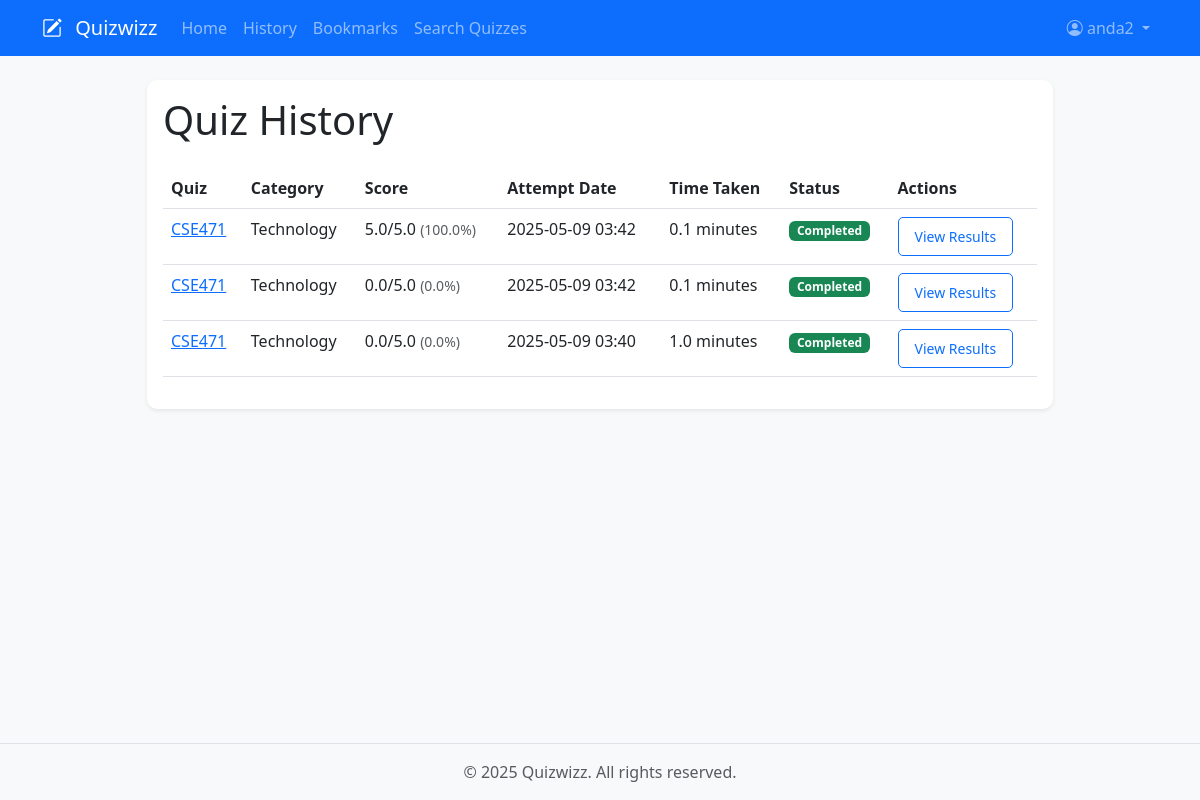
Page /quiz/student/history (signed in) on the committed database.
### app/models/user.py (models this page shows, shortened)
class User(UserMixin, db.Model):
    __tablename__ = 'users'
    id = db.Column(db.Integer, primary_key=True)
    username = db.Column(db.String(64), unique=True, nullable=False)
    email = db.Column(db.String(120), unique=True, nullable=False)
    password_hash = db.Column(db.String(128))
    role = db.Column(db.String(20), nullable=False, default='student')
    is_teacher = db.Column(db.Boolean, default=False)
    created_at = db.Column(db.DateTime, default=datetime.utcnow)
    profile_picture = db.Column(db.String(200), default='default.jpg')
    bio = db.Column(db.Text)
    quizzes = db.relationship('Quiz', back_populates='author', lazy='dynamic')
    quiz_attempts = db.relationship('QuizAttempt', back_populates='student', lazy='dynamic', overlaps="attempts,user")
    shared_quizzes = db.relationship('Quiz', secondary='shared_quizzes', back_populates='shared_with_users', lazy='dynamic', overlaps="shared_quizzes_list,shared_with_users")
    feedback = db.relationship(QuizFeedback, backref='student', lazy='dynamic')
    bookmarks = db.relationship('Bookmark', backref='user', lazy='dynamic')
    bookmarked_quizzes = db.relationship('Quiz',
                                       secondary='user_bookmarks',
                                       backref=db.backref('bookmarked_by', lazy='dynamic'),
                                       lazy='dynamic')

### app/models/quiz.py (models this page shows, shortened)
class QuizAttempt(db.Model):
    __tablename__ = 'quiz_attempts'
    id = db.Column(db.Integer, primary_key=True)
    quiz_id = db.Column(db.Integer, db.ForeignKey('quizzes.id'), nullable=False)
    student_id = db.Column(db.Integer, db.ForeignKey('users.id'), nullable=False)
    started_at = db.Column(db.DateTime, default=datetime.utcnow)
    completed_at = db.Column(db.DateTime)
    completed = db.Column(db.Boolean, default=False)
    score = db.Column(db.Float)
    max_score = db.Column(db.Float)
    quiz = db.relationship('Quiz', back_populates='attempts')
    student = db.relationship('User', back_populates='quiz_attempts', overlaps="attempts,user")
    answers = db.relationship('Answer', back_populates='attempt', cascade='all, delete-orphan')

class Quiz(db.Model):
    __tablename__ = 'quizzes'
    id = db.Column(db.Integer, primary_key=True)
    title = db.Column(db.String(100), nullable=False)
    description = db.Column(db.Text)
    author_id = db.Column(db.Integer, db.ForeignKey('users.id'), nullable=False)
    created_at = db.Column(db.DateTime, default=datetime.utcnow)
    updated_at = db.Column(db.DateTime, default=datetime.utcnow, onupdate=datetime.utcnow)
    is_public = db.Column(db.Boolean, default=True)
    password = db.Column(db.String(128))
    time_limit = db.Column(db.Integer)  # in minutes
    max_attempts = db.Column(db.Integer, default=1)
    start_time = db.Column(db.DateTime)
    end_time = db.Column(db.DateTime)
    category = db.Column(db.String(50))
    grades_released = db.Column(db.Boolean, default=False)
    author = db.relationship('User', back_populates='quizzes')
    questions = db.relationship('Question', back_populates='quiz', cascade='all, delete-orphan')
    attempts = db.relationship('QuizAttempt', back_populates='quiz', cascade='all, delete-orphan')
    shared_with_users = db.relationship('User', secondary='shared_quizzes', back_populates='shared_quizzes', lazy='dynamic', overlaps="shared_quizzes_list,shared_with")
    feedback = db.relationship(QuizFeedback, backref='quiz', lazy='dynamic', cascade='all, delete-orphan')

### app/views/quiz.py (the view)
@quiz_bp.route('/student/history')
@login_required
def student_history():
    if current_user.is_teacher:
        flash('This page is for students only.', 'warning')
        return redirect(url_for('main.index'))
    attempts = QuizAttempt.query.filter_by(student_id=current_user.id).order_by(QuizAttempt.started_at.desc()).all()
    return render_template('quiz/history.html', attempts=attempts)

### app/models/user.py (called while the page is built)
@login.user_loader
def load_user(id):
    return User.query.get(int(id))

### app/templates/quiz/history.html (shortened to what this page needs)
{% extends "base.html" %}
{% block content %}
<div class="container">
    <div class="row justify-content-center">
        <div class="col-md-10">
            <div class="card shadow-sm">
                <div class="card-body">
                    <h1 class="card-title mb-4">Quiz History</h1>
                    {% if attempts %}
                    <div class="table-responsive">
                        <table class="table table-hover">
                            <thead>
                                <tr>
                                    <th>Quiz</th>
                                    <th>Category</th>
                                    <th>Score</th>
                                    <th>Attempt Date</th>
                                    <th>Time Taken</th>
                                    <th>Status</th>
                                    <th>Actions</th>
                                </tr>
                            </thead>
                            <tbody>
                                {% for attempt in attempts %}
                                <tr>
                                    <td>
                                        <a href="{{ url_for('quiz.view_quiz', quiz_id=attempt.quiz.id) }}">
                                            {{ attempt.quiz.title }}
                                        </a>
                                    </td>
                                    <td>{{ attempt.quiz.category|title }}</td>
                                    <td>
                                        {% if attempt.completed_at %}
                                            {{ attempt.score }}/{{ attempt.max_score }}
                                            <small class="text-muted">
                                                ({{ "%.1f"|format(attempt.score / attempt.max_score * 100) }}%)
                                            </small>
                                        {% else %}
                                            -
                                        {% endif %}
                                    </td>
                                    <td>
                                        {% if attempt.completed_at %}
                                            {{ attempt.completed_at.strftime('%Y-%m-%d %H:%M') }}
                                        {% else %}
                                            {{ attempt.started_at.strftime('%Y-%m-%d %H:%M') }}
                                        {% endif %}
                                    </td>
                                    <td>
                                        {% if attempt.completed_at %}
                                            {{ ((attempt.completed_at - attempt.started_at).total_seconds() / 60)|round(1) }} minutes
                                        {% else %}
                                            -
                                        {% endif %}
                                    </td>
                                    <td>
                                        {% if attempt.completed_at %}
                                            <span class="badge bg-success">Completed</span>
                                        {% else %}
                                            <span class="badge bg-warning">In Progress</span>
                                        {% endif %}
                                    </td>
                                    <td>
                                        {% if attempt.completed_at %}
                                            <a href="{{ url_for('quiz.view_results', attempt_id=attempt.id) }}"
                                               class="btn btn-sm btn-outline-primary">
                                                View Results
                                            </a>
                                        {% else %}
                                            <a href="{{ url_for('quiz.take_quiz', quiz_id=attempt.quiz.id) }}"
                                               class="btn btn-sm btn-outline-primary">
                                                Continue Quiz
                                            </a>
                                        {% endif %}
                                    </td>
                                </tr>
                                {% endfor %}
                            </tbody>
                        </table>
                    </div>
                    {% endif %}
                </div>
            </div>
        </div>
    </div>
</div>
{% endblock %}

### app/templates/base.html (shortened to what this page needs)
<!DOCTYPE html>
<html lang="en">
<head>
    <link href="https://cdn.jsdelivr.net/npm/bootstrap@5.3.0/dist/css/bootstrap.min.css" rel="stylesheet">
    <link rel="stylesheet" href="https://cdn.jsdelivr.net/npm/bootstrap-icons@1.7.2/font/bootstrap-icons.css">
    <link rel="stylesheet" href="{{ url_for('static', filename='css/style.css') }}">
</head>
<body>
    <nav class="navbar navbar-expand-lg navbar-dark bg-primary">
        <div class="container">
            <a class="navbar-brand" href="{{ url_for('main.index') }}">
                <i class="bi bi-pencil-square"></i> Quizwizz
            </a>
            <div class="collapse navbar-collapse" id="navbarNav">
                <ul class="navbar-nav me-auto">
                    {% if current_user.is_authenticated %}
                        {% if current_user.is_teacher %}
                            <li class="nav-item">
                                <a class="nav-link {% if request.endpoint == 'main.teacher_home' %}active{% endif %}" href="{{ url_for('main.teacher_home') }}">Home</a>
                            </li>
                            <li class="nav-item">
                                <a class="nav-link {% if request.endpoint == 'quiz.create_quiz' %}active{% endif %}" href="{{ url_for('quiz.create_quiz') }}">Create Quiz</a>
                            </li>
                            <li class="nav-item">
                                <a class="nav-link {% if (current_user.is_teacher and request.endpoint == 'main.history') or (not current_user.is_teacher and request.endpoint == 'main.student_history') %}active{% endif %}" href="{{ url_for('main.history') if current_user.is_teacher else url_for('main.student_history') }}">History</a>
                            </li>
                        {% else %}
                            <li class="nav-item">
                                <a class="nav-link {% if request.endpoint == 'main.student_home' %}active{% endif %}" href="{{ url_for('main.student_home') }}">Home</a>
                            </li>
                            <li class="nav-item">
                                <a class="nav-link {% if request.endpoint == 'main.student_history' %}active{% endif %}" href="{{ url_for('main.student_history') }}">History</a>
                            </li>
                            <li class="nav-item">
                                <a class="nav-link {% if request.endpoint == 'main.student_bookmarks' %}active{% endif %}" href="{{ url_for('main.student_bookmarks') }}">Bookmarks</a>
                            </li>
                        {% endif %}
                        <li class="nav-item">
                            <a class="nav-link {% if request.endpoint == 'quiz.search_quizzes' %}active{% endif %}" href="{{ url_for('quiz.search_quizzes') }}">Search Quizzes</a>
                        </li>
                    {% endif %}
                </ul>
                <ul class="navbar-nav">
                    {% if current_user.is_authenticated %}
                        <li class="nav-item dropdown">
                            <a class="nav-link dropdown-toggle" href="#" id="navbarDropdown" role="button" data-bs-toggle="dropdown">
                                <i class="bi bi-person-circle"></i> {{ current_user.username }}
                            </a>
                        </li>
                    {% endif %}
                </ul>
            </div>
        </div>
    </nav>
    <main class="container mt-4">
        {% block content %}{% endblock %}
    </main>
    <footer class="footer mt-5 py-3 bg-light">
        <div class="container text-center">
            <span class="text-muted">© 2025 Quizwizz. All rights reserved.</span>
        </div>
    </footer>
</body>
</html>

### app/static/css/style.css (style rules this page uses)
body { min-height: 100vh; display: flex; flex-direction: column; background-color: #f8f9fa; }
main { flex: 1; }
.navbar-brand i { margin-right: 0.5rem; }
.card { border: none; border-radius: 10px; transition: transform 0.2s; }
.btn { border-radius: 5px; padding: 0.5rem 1rem; }
.footer { margin-top: auto; background-color: #f8f9fa; padding: 1rem 0; border-top: 1px solid #dee2e6; }

### rows in the picture
User: username "anda2"
QuizAttempt: quiz "CSE471", quiz.category "Technology", score "5.0", max_score "5.0", attempt.score/attempt.max_score*100 "100.0", completed_at "2025-05-09 03:42", completed_at+started_at "0.1", shows "Completed"
QuizAttempt: quiz "CSE471", quiz.category "Technology", score "0.0", max_score "5.0", attempt.score/attempt.max_score*100 "0.0", completed_at "2025-05-09 03:42", completed_at+started_at "0.1", shows "Completed"
QuizAttempt: quiz "CSE471", quiz.category "Technology", score "0.0", max_score "5.0", attempt.score/attempt.max_score*100 "0.0", completed_at "2025-05-09 03:40", completed_at+started_at "1.0", shows "Completed"
